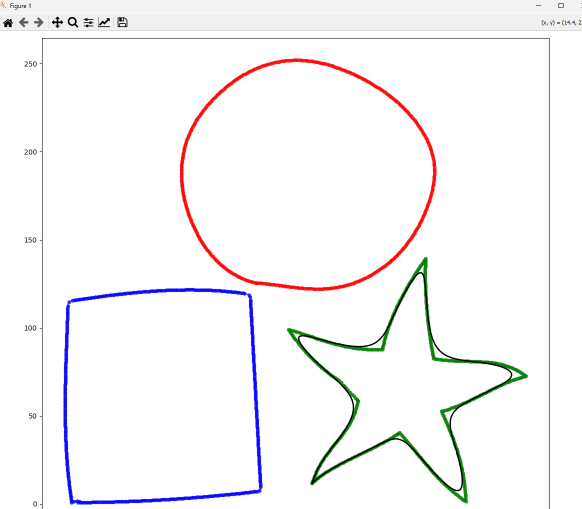
#> input picture image.png, 1164 x 1018 px (shown at 1/2 size)
$ python -i code3_rect.py   (imports and definitions only)
#> lines starting #> are read from the running program, lines starting #| are printed output that depends on the picture; after the words box and inside, x2 and y2 are one past the last pixel; in counts of white or black regions, pixels touching at a corner belong together
import numpy as np
import cv2
import os
import matplotlib.pyplot as plt
import matplotlib.patches as patches
from collections import Counter

def read_csv(csv_path):
    np_path_XYs = np.genfromtxt(csv_path, delimiter=',')
    path_XYs = []
    for i in np.unique(np_path_XYs[:, 0]):
        npXYs = np_path_XYs[np_path_XYs[:, 0] == i][:, 1:]
        XYs = []
        for j in np.unique(npXYs[:, 0]):
            XY = npXYs[npXYs[:, 0] == j][:, 1:]
            XYs.append(XY)
        path_XYs.append(XYs)
    return path_XYs

# [37 lines left out: functions plot, preprocess_curves, not called in this run]

def angle_between(v1, v2):
    dot = np.dot(v1, v2)
    det = v1[0]*v2[1] - v1[1]*v2[0]
    angle = np.arctan2(det, dot)
    return np.abs(angle)

def is_rectangle(contour, angle_threshold=np.pi/12, side_ratio_threshold=0.2):
    peri = cv2.arcLength(contour, True)
    approx = cv2.approxPolyDP(contour, 0.02 * peri, True)

    if len(approx) == 4:
        pts = approx.reshape(4, 2)
        angles = []
        side_lengths = []

        for i in range(4):
            v1 = pts[(i+1)%4] - pts[i]
            v2 = pts[(i-1)%4] - pts[i]
            angles.append(angle_between(v1, v2))
            side_lengths.append(np.linalg.norm(v1))

        # Check if all angles are close to 90 degrees
        if all(abs(angle - np.pi/2) < angle_threshold for angle in angles):
            # Check if opposite sides have similar lengths
            if (abs(side_lengths[0] - side_lengths[2]) / max(side_lengths[0], side_lengths[2]) < side_ratio_threshold and
                abs(side_lengths[1] - side_lengths[3]) / max(side_lengths[1], side_lengths[3]) < side_ratio_threshold):
                return True

    return False

def detect_shapes(img, min_contour_area=100):
    contours, _ = cv2.findContours(img, cv2.RETR_EXTERNAL, cv2.CHAIN_APPROX_SIMPLE)
    detected_shapes = []
    shape_counts = Counter()

    for contour in contours:
        if cv2.contourArea(contour) > min_contour_area:
            if is_rectangle(contour):
                rect = cv2.minAreaRect(contour)
                box = cv2.boxPoints(rect)
                box = np.int0(box)
                detected_shapes.append(('rectangle', box))
                shape_counts['rectangle'] += 1
            else:
                # Check for other shapes (circle, ellipse) as in your original code
                pass

    # Print shape counts
    for shape, count in shape_counts.items():
        print(f"{shape.capitalize()} detected {count} times.")

    return detected_shapes

# [20 lines left out: function save_detected_shapes, not called in this run]

# Main execution
csv_path = 'problems/isolated.csv'
# [1 line that did not run here, left out]

# Preprocess the curves to create a binary image
# [1 line that did not run here, left out]

# Detect shapes in the binary image
# [1 line that did not run here, left out]
# [4 lines not run here, left out]

>>> import cv2
>>> picture = cv2.imread('image.png', cv2.IMREAD_GRAYSCALE)
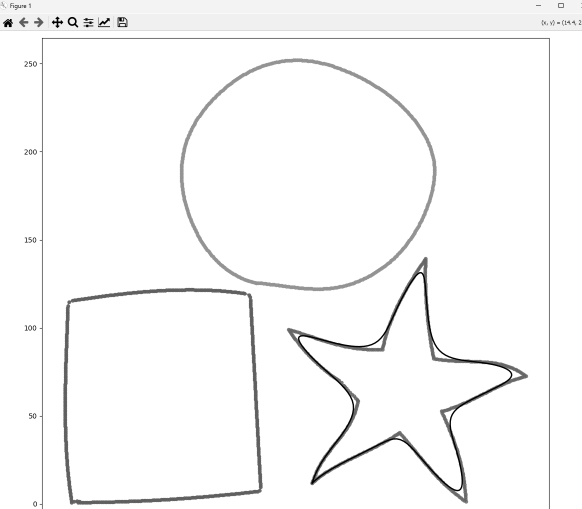
#> picture: shape (1018, 1164) (shown at 1/2 size); min 0, max 255, mean 248.3
>>> result = detect_shapes(picture)
#> in detect_shapes, `contours, _ = cv2.findContours(img, cv2.RETR_EXTERNAL, cv2.CHAIN_APPRO..`: contours = 2 contours; box (x1, y1, x2, y2) and area: (85, 77, 1098, 1018) 951280, (0, 0, 1164, 1018) 225658
#> the loop in detect_shapes, `for contour in contours:` made 2 passes
#> (peri in is_rectangle, pts in is_rectangle, rect, box) on pass 1: (3904, [[85, 77], [85, 1017], [1097, 1017], [1097, 77]], ((591, 547), (940, 1012), -90), [[1096, 1016], [85, 1016], [85, 77], [1096, 77]])
#> peri in is_rectangle on pass 2: 6283.8
#> after the loop in detect_shapes, `for contour in contours:`: detected_shapes = [('rectangle', [[1096, 1016], [85, 1016], [85, 77], [1096, 77]])]; shape_counts = {'rectangle': 1}
#> the loop in detect_shapes, `for shape, count in shape_counts.items():` made 1 pass
#> (shape, count) on pass 1: ('rectangle', 1)
#| Rectangle detected 1 times.
#> result has the same summary as detected_shapes in detect_shapes
